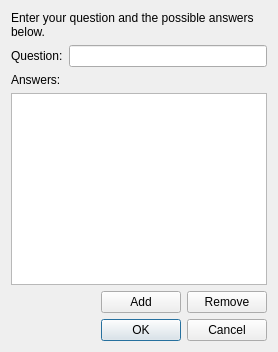
<?xml version="1.0" encoding="UTF-8"?>
<ui version="4.0">
 <author>Veyon Community</author>
 <class>QuickPollsDialog</class>
 <widget class="QDialog" name="QuickPollsDialog">
  <property name="windowTitle">
   <string>Create Quick Poll</string>
  </property>
  <property name="windowIcon">
   <iconset resource="quickpolls.qrc">
    <normaloff>:/quickpolls/poll.png</normaloff>:/quickpolls/poll.png</iconset>
  </property>
  <layout class="QVBoxLayout" name="verticalLayout">
   <item>
    <widget class="QLabel" name="label">
     <property name="text">
      <string>Enter your question and the possible answers below.</string>
     </property>
     <property name="wordWrap">
      <bool>true</bool>
     </property>
    </widget>
   </item>
   <item>
    <layout class="QFormLayout" name="formLayout">
     <item row="0" column="0">
      <widget class="QLabel" name="questionLabel">
       <property name="text">
        <string>Question:</string>
       </property>
      </widget>
     </item>
     <item row="0" column="1">
      <widget class="QLineEdit" name="questionLineEdit"/>
     </item>
    </layout>
   </item>
   <item>
    <widget class="QLabel" name="answersLabel">
     <property name="text">
      <string>Answers:</string>
     </property>
    </widget>
   </item>
   <item>
    <widget class="QListWidget" name="answersListWidget"/>
   </item>
   <item>
    <layout class="QHBoxLayout" name="horizontalLayout">
     <item>
      <spacer name="horizontalSpacer">
       <property name="orientation">
        <enum>Qt::Horizontal</enum>
       </property>
       <property name="sizeHint" stdset="0">
        <size>
         <width>40</width>
         <height>20</height>
        </size>
       </property>
      </spacer>
     </item>
     <item>
      <widget class="QPushButton" name="addAnswerButton">
       <property name="text">
        <string>Add</string>
       </property>
      </widget>
     </item>
     <item>
      <widget class="QPushButton" name="removeAnswerButton">
       <property name="text">
        <string>Remove</string>
       </property>
      </widget>
     </item>
    </layout>
   </item>
   <item>
    <widget class="QDialogButtonBox" name="buttonBox">
     <property name="standardButtons">
      <set>QDialogButtonBox::Cancel|QDialogButtonBox::Ok</set>
     </property>
    </widget>
   </item>
  </layout>
 </widget>
 <resources>
  <include location="quickpolls.qrc"/>
 </resources>
 <connections>
  <connection>
   <sender>buttonBox</sender>
   <signal>accepted()</signal>
   <receiver>QuickPollsDialog</receiver>
   <slot>accept()</slot>
  </connection>
  <connection>
   <sender>buttonBox</sender>
   <signal>rejected()</signal>
   <receiver>QuickPollsDialog</receiver>
   <slot>reject()</slot>
  </connection>
 </connections>
</ui>
